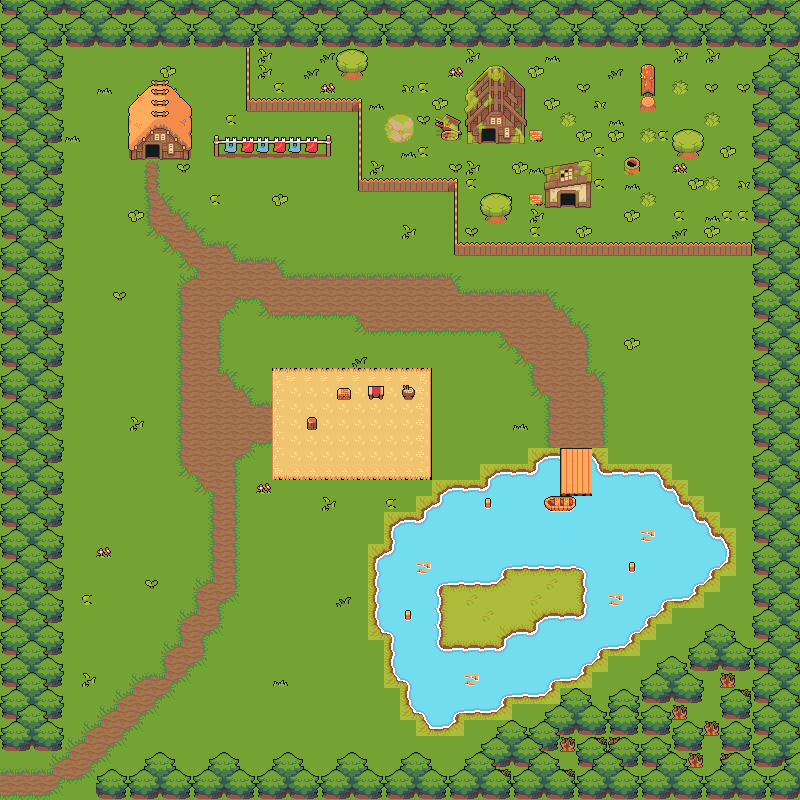

The image is a tile-based game level rendered from a .tmx file. Its description and source (layers, tilesets, objects; grid data summarised) follow:
An orthogonal 50x50 tile map with 16x16 px tiles, 4 tile layers (Floor, Props, bottom_Relief, Top_relief), 7 tilesets and 45 objects (WorldSpawn, HouseExit, Music).

<map version="1.10" tiledversion="1.11.0" orientation="orthogonal" renderorder="right-down" width="50" height="50" tilewidth="16" tileheight="16" infinite="0" nextlayerid="8" nextobjectid="59">
 <tileset firstgid="1" source="../Tiles/TilesetFloor.tsx" />
 <tileset firstgid="573" source="../Tiles/TilesetNature.tsx" />
 <tileset firstgid="1077" source="../Tiles/TilesetFloorDetail.tsx" />
 <tileset firstgid="1157" source="../Tiles/TilesetHouse.tsx" />
 <tileset firstgid="1916" source="../Tiles/TilesetVillageAbandoned.tsx" />
 <tileset firstgid="2156" source="../Tiles/TilesetElement.tsx" />
 <tileset firstgid="2396" source="../Tiles/TilesetWater.tsx" />
 <layer id="1" name="Floor" width="50" height="50">
  <properties>
   <property name="renderOrder" type="int" value="0" />
  </properties>
  <data>[2500 cells, 2500 non-empty, 48 distinct tile ids]</data>
 </layer>
 <layer id="4" name="Props" width="50" height="50">
  <properties>
   <property name="renderOrder" type="int" value="0" />
  </properties>
  <data>[2500 cells, 264 non-empty, 29 distinct tile ids]</data>
 </layer>
 <layer id="2" name="bottom_Relief" width="50" height="50">
  <properties>
   <property name="renderOrder" type="int" value="0" />
  </properties>
  <data>[2500 cells, 431 non-empty, 60 distinct tile ids]</data>
 </layer>
 <layer id="3" name="Top_relief" width="50" height="50">
  <properties>
   <property name="renderOrder" type="int" value="1" />
  </properties>
  <data>[2500 cells, 586 non-empty, 38 distinct tile ids]</data>
 </layer>
 <objectgroup id="5" name="Collision">
  <object id="1" x="0" y="0" width="800" height="48" />
  <object id="2" x="0" y="48" width="64" height="704" />
  <object id="3" x="96" y="784" width="688" height="16" />
  <object id="4" x="144" y="768" width="32" height="16" />
  <object id="5" x="208" y="768" width="32" height="16" />
  <object id="6" x="272" y="768" width="32" height="16" />
  <object id="7" x="336" y="768" width="32" height="16" />
  <object id="8" x="400" y="768" width="32" height="16" />
  <object id="9" x="464" y="768" width="32" height="16" />
  <object id="10" x="480" y="752" width="320" height="32" />
  <object id="11" x="496" y="736" width="304" height="16" />
  <object id="12" x="544" y="720" width="256" height="16" />
  <object id="13" x="560" y="704" width="32" height="16" />
  <object id="14" x="608" y="704" width="192" height="16" />
  <object id="15" x="640" y="688" width="160" height="16" />
  <object id="16" x="656" y="672" width="144" height="16" />
  <object id="17" x="688" y="656" width="112" height="16" />
  <object id="18" x="704" y="640" width="32" height="16" />
  <object id="20" x="752" y="48" width="48" height="592" />
  <object id="21" x="128" y="112" width="64" height="32.25" />
  <object id="44" x="128" y="112" width="64" height="32.25" />
  <object id="22" x="464" y="96" width="64" height="48" />
  <object id="23" x="544" y="176" width="48" height="32" />
  <object id="25" x="246.182" y="48.1818" width="4.18182" height="63.6364" />
  <object id="27" x="250.727" y="98.1818" width="110.545" height="13.8182" />
  <object id="28" x="358.545" y="112.364" width="3.63636" height="79.6364" />
  <object id="29" x="362.727" y="178.182" width="94.7273" height="13.8182" />
  <object id="30" x="454.364" y="192.545" width="3.63636" height="63.2727" />
  <object id="31" x="458.545" y="242" width="291.273" height="14.3636" />
  <object id="32" x="624" y="160" width="16" height="16" />
  <object id="33" x="480" y="208" width="32" height="16" />
  <object id="34" x="672" y="144" width="32" height="16" />
  <object id="35" x="640" y="64" width="16" height="48" />
  <object id="36" x="336" y="64" width="32" height="16" />
  <object id="37" x="325.813" y="142.375" width="5.25" height="14.1875" />
  <object id="38" x="214" y="144.063" width="4.8125" height="12.1875" />
  <object id="39" x="307.188" y="417.063" width="9.6875" height="12.8125" />
  <object id="41" x="367.875" y="386.25" width="15.5" height="14.125" />
  <object id="42" x="403.25" y="387.875" width="10.625" height="12.125" />
  <object id="45" x="128" y="144" width="10.5" height="16" />
  <object id="46" x="167.375" y="144" width="24.625" height="16" />
 </objectgroup>
 <objectgroup id="6" name="Triggers">
  <object id="48" x="138.625" y="144" width="28.75" height="4.27273">
   <properties>
    <property name="destination" value="house.tmx" />
    <property name="target" value="HouseSpawn" />
   </properties>
  </object>
 </objectgroup>
 <objectgroup id="7" name="Objects">
  <object id="52" name="WorldSpawn" x="215.455" y="270.727">
   <point />
  </object>
  <object id="53" name="HouseExit" x="145" y="151.667">
   <point />
  </object>
  <object id="56" name="Music" x="0" y="0">
   <properties>
    <property name="MusicFilePath" value="Musics/1 - Adventure Begin.ogg" />
    <property name="MusicId" value="Adventure" />
   </properties>
   <point />
  </object>
 </objectgroup>
</map>
